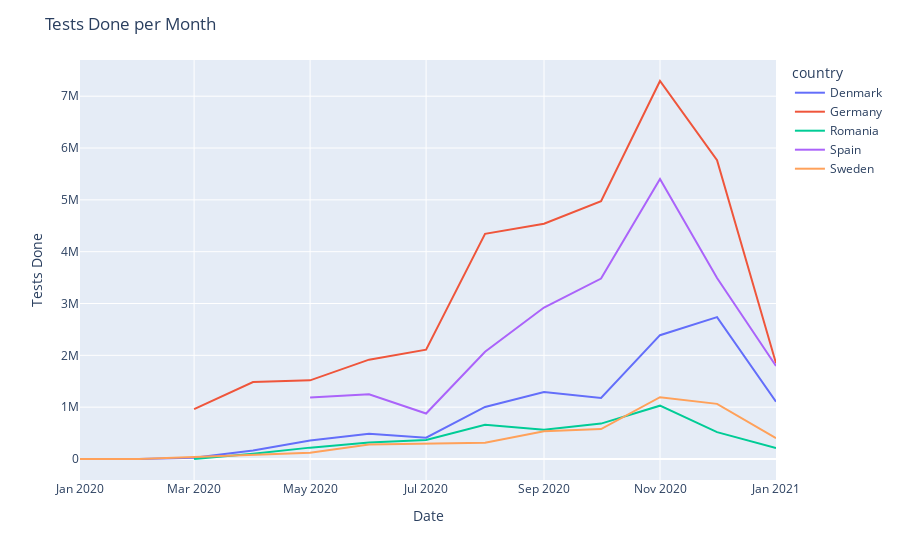

This figure's notebook cell:
### Code cell
import plotly.express as px
fig = px.line(pd_data_agg, x="year_month", y="tests_done", color="country", line_group="country", hover_name="country")

# Edit the layout
fig.update_layout(title = 'Tests Done per Month',
                   xaxis_title = 'Date',
                   yaxis_title= 'Tests Done')
fig.show()

### Figure 1 — Plotly figure (JSON) as saved in the notebook; plotly's stock layout.template omitted (floating-point values rounded to 4 significant figures)
{"data": [{"hovertemplate": "<b>%{hovertext}</b><br><br>country=Denmark<br>year_month=%{x}<br>tests_done=%{y}<extra></extra>", "hovertext": ["Denmark", "Denmark", "Denmark", "Denmark", "Denmark", "Denmark", "Denmark", "Denmark", "Denmark", "Denmark", "Denmark", "Denmark"], "legendgroup": "Denmark", "line": {"color": "#636efa", "dash": "solid"}, "mode": "lines", "name": "Denmark", "orientation": "v", "showlegend": true, "type": "scatter", "x": ["2020-2", "2020-3", "2020-4", "2020-5", "2020-6", "2020-7", "2020-8", "2020-9", "2020-10", "2020-11", "2020-12", "2021-1"], "xaxis": "x", "y": [20, 23478, 162544, 355190, 486951, 411175, 1003673, 1291016, 1178399, 2388781, 2736880, 1105036], "yaxis": "y"}, {"hovertemplate": "<b>%{hovertext}</b><br><br>country=Germany<br>year_month=%{x}<br>tests_done=%{y}<extra></extra>", "hovertext": ["Germany", "Germany", "Germany", "Germany", "Germany", "Germany", "Germany", "Germany", "Germany", "Germany", "Germany"], "legendgroup": "Germany", "line": {"color": "#EF553B", "dash": "solid"}, "mode": "lines", "name": "Germany", "orientation": "v", "showlegend": true, "type": "scatter", "x": ["2020-3", "2020-4", "2020-5", "2020-6", "2020-7", "2020-8", "2020-9", "2020-10", "2020-11", "2020-12", "2021-1"], "xaxis": "x", "y": [962307, 1484337, 1516999, 1916944, 2109140, 4344101, 4539808, 4974458, 7293078, 5766523, 1846949], "yaxis": "y"}, {"hovertemplate": "<b>%{hovertext}</b><br><br>country=Romania<br>year_month=%{x}<br>tests_done=%{y}<extra></extra>", "hovertext": ["Romania", "Romania", "Romania", "Romania", "Romania", "Romania", "Romania", "Romania", "Romania", "Romania", "Romania"], "legendgroup": "Romania", "line": {"color": "#00cc96", "dash": "solid"}, "mode": "lines", "name": "Romania", "orientation": "v", "showlegend": true, "type": "scatter", "x": ["2020-3", "2020-4", "2020-5", "2020-6", "2020-7", "2020-8", "2020-9", "2020-10", "2020-11", "2020-12", "2021-1"], "xaxis": "x", "y": [14, 100268, 219393, 316517, 366126, 661735, 565736, 682971, 1028704, 518034, 209796], "yaxis": "y"}, {"hovertemplate": "<b>%{hovertext}</b><br><br>country=Spain<br>year_month=%{x}<br>tests_done=%{y}<extra></extra>", "hovertext": ["Spain", "Spain", "Spain", "Spain", "Spain", "Spain", "Spain", "Spain", "Spain"], "legendgroup": "Spain", "line": {"color": "#ab63fa", "dash": "solid"}, "mode": "lines", "name": "Spain", "orientation": "v", "showlegend": true, "type": "scatter", "x": ["2020-5", "2020-6", "2020-7", "2020-8", "2020-9", "2020-10", "2020-11", "2020-12", "2021-1"], "xaxis": "x", "y": [1185975, 1248633, 876892, 2069511, 2922394, 3481934, 5400275, 3491562, 1795281], "yaxis": "y"}, {"hovertemplate": "<b>%{hovertext}</b><br><br>country=Sweden<br>year_month=%{x}<br>tests_done=%{y}<extra></extra>", "hovertext": ["Sweden", "Sweden", "Sweden", "Sweden", "Sweden", "Sweden", "Sweden", "Sweden", "Sweden", "Sweden", "Sweden", "Sweden", "Sweden"], "legendgroup": "Sweden", "line": {"color": "#FFA15A", "dash": "solid"}, "mode": "lines", "name": "Sweden", "orientation": "v", "showlegend": true, "type": "scatter", "x": ["2020-1", "2020-2", "2020-3", "2020-4", "2020-5", "2020-6", "2020-7", "2020-8", "2020-9", "2020-10", "2020-11", "2020-12", "2021-1"], "xaxis": "x", "y": [11, 169, 36715, 80790, 119920, 280835, 294342, 314251, 536284, 578033, 1193047, 1063735, 402022], "yaxis": "y"}], "layout": {"legend": {"title": {"text": "country"}, "tracegroupgap": 0}, "margin": {"t": 60}, "title": {"text": "Tests Done per Month"}, "xaxis": {"anchor": "y", "domain": [0, 1], "title": {"text": "Date"}}, "yaxis": {"anchor": "x", "domain": [0, 1], "title": {"text": "Tests Done"}}}}
